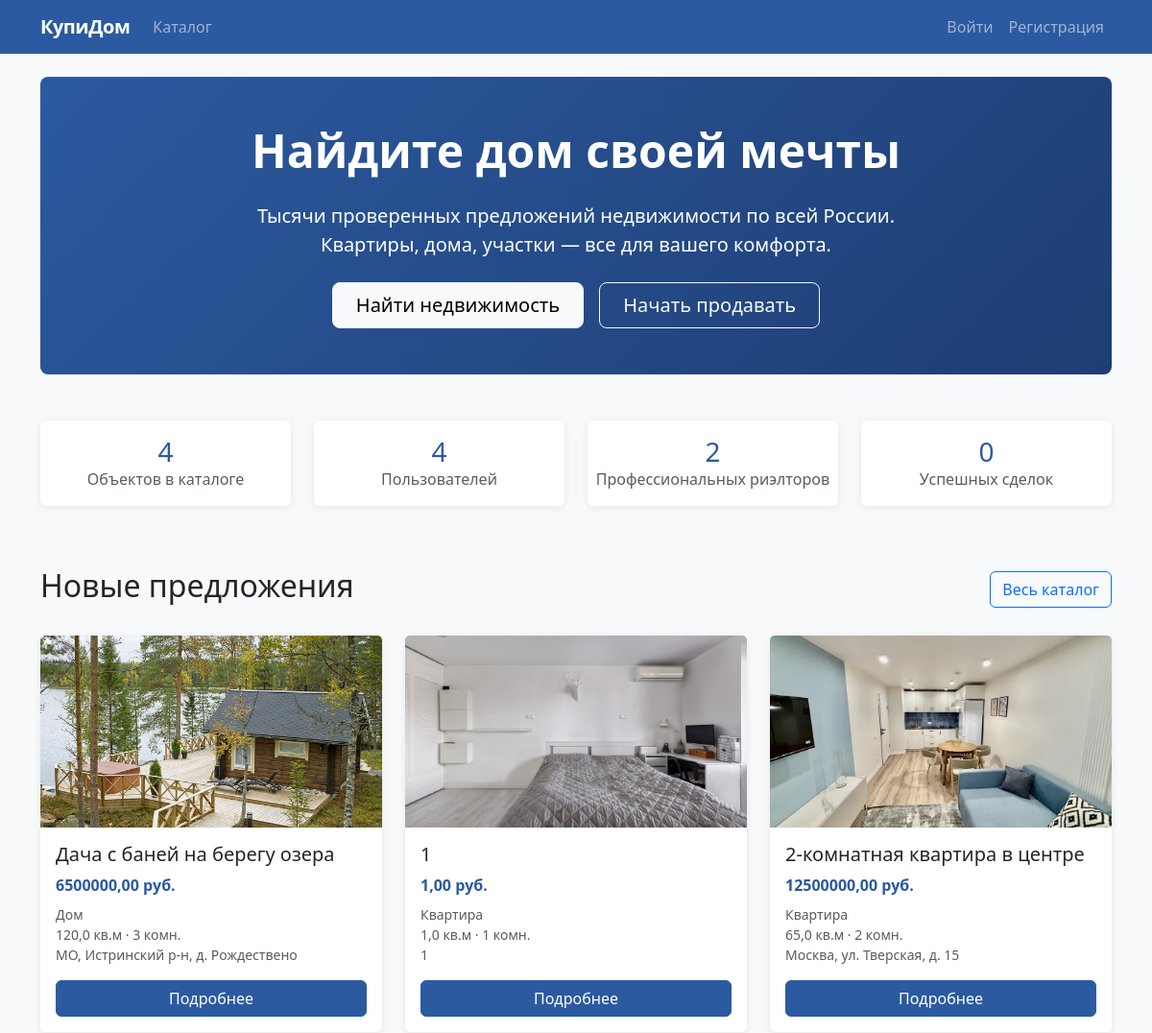
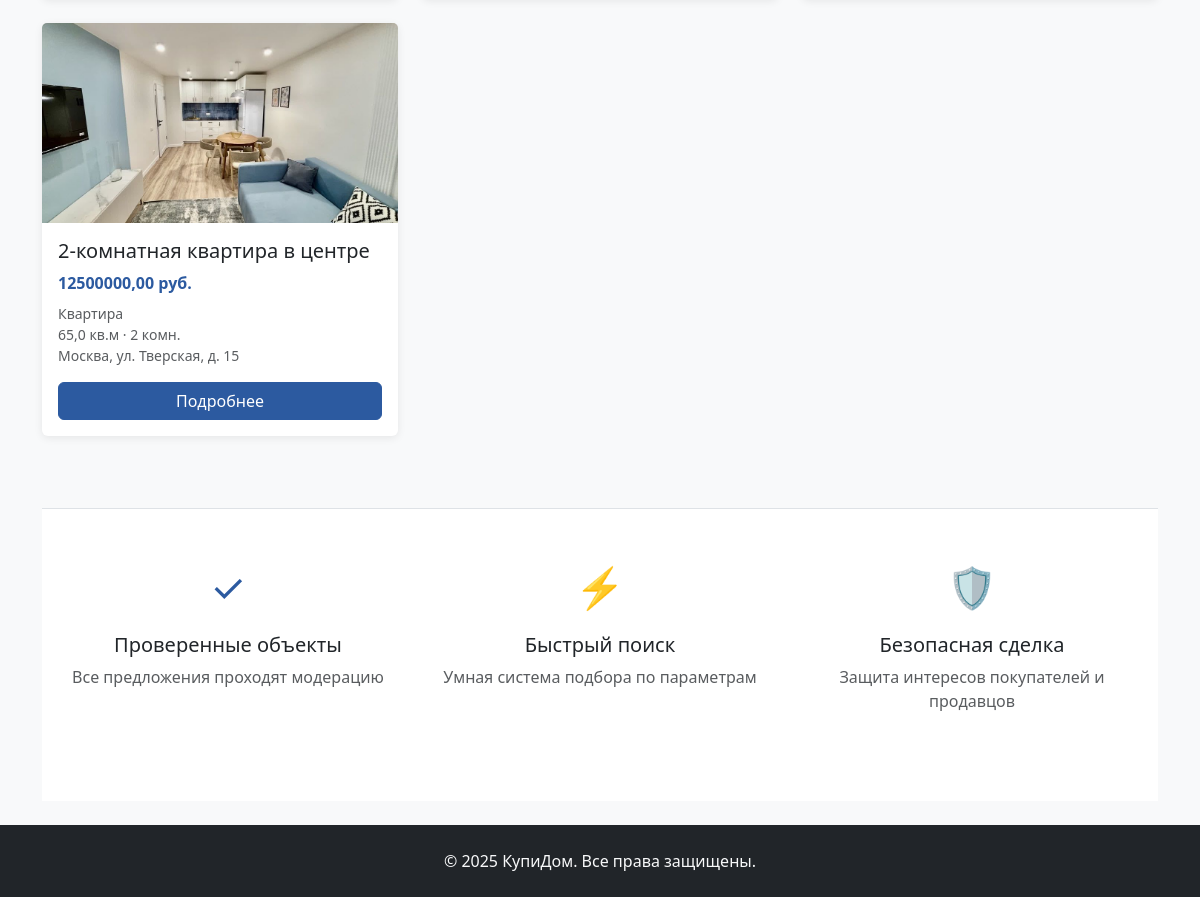
The page / on the database its author committed (2 pictures, top to bottom).
### realty/models.py (models this page shows, shortened)
class Property(models.Model):
    STATUS_CHOICES = (
        ('active', 'Актуально'),
        ('sold', 'Продано'),
        ('hidden', 'Скрыто'),
    )
    PROPERTY_TYPES = (
        ('apartment', 'Квартира'),
        ('house', 'Дом'),
        ('land', 'Земельный участок'),
        ('commercial', 'Коммерческая недвижимость'),
    )
    title = models.CharField('Название', max_length=200)
    description = models.TextField('Описание')
    price = models.DecimalField('Цена', max_digits=12, decimal_places=2)
    property_type = models.CharField('Тип недвижимости', max_length=20, choices=PROPERTY_TYPES)
    area = models.FloatField('Площадь (кв.м)')
    rooms = models.IntegerField('Количество комнат', blank=True, null=True)
    location = models.CharField('Местоположение', max_length=300)
    created_by = models.ForeignKey(CustomUser, on_delete=models.CASCADE, related_name='properties')
    status = models.CharField('Статус', max_length=10, choices=STATUS_CHOICES, default='active')
    views = models.IntegerField('Просмотры', default=0)
    created_at = models.DateTimeField(auto_now_add=True)
    updated_at = models.DateTimeField(auto_now=True)
    class Meta:
        verbose_name = 'Объект недвижимости'
        verbose_name_plural = 'Объекты недвижимости'
        ordering = ['-created_at']

class PropertyImage(models.Model):
    property = models.ForeignKey(Property, on_delete=models.CASCADE, related_name='images')
    image = models.ImageField('Изображение', upload_to='property_images/')
    is_main = models.BooleanField('Основное изображение', default=False)

### realty/views.py (the view)
# urls.py: path('', views.home, name='home'),
def home(request):
    properties = Property.objects.filter(status='active')[:6]
    properties_count = Property.objects.filter(status='active').count()
    users_count = CustomUser.objects.count()
    realtors_count = CustomUser.objects.filter(user_type='realtor').count()
    sold_count = Property.objects.filter(status='sold').count()
    return render(request, 'realty/home.html', {
        'properties': properties,
        'properties_count': properties_count,
        'users_count': users_count,
        'realtors_count': realtors_count,
        'sold_count': sold_count,
    })

### realty/templates/realty/home.html (shortened to what this page needs)
{% extends 'realty/base.html' %}
{% block content %}
<div class="hero-section bg-primary text-white py-5 mb-5 rounded-3">
    <div class="container">
        <div class="row align-items-center">
            <div class="col-lg-8 mx-auto text-center">
                <h1 class="display-5 fw-bold mb-4">Найдите дом своей мечты</h1>
                <p class="lead mb-4">Тысячи проверенных предложений недвижимости по всей России. Квартиры, дома, участки — все для вашего комфорта.</p>
                <div class="d-flex gap-3 justify-content-center flex-wrap">
                    <a href="{% url 'property_list' %}" class="btn btn-light btn-lg px-4">Найти недвижимость</a>
                    {% if user.is_authenticated %}
                    <a href="{% url 'property_create' %}" class="btn btn-outline-light btn-lg px-4">Продать недвижимость</a>
                    {% else %}
                    <a href="{% url 'register' %}" class="btn btn-outline-light btn-lg px-4">Начать продавать</a>
                    {% endif %}
                </div>
            </div>
        </div>
    </div>
</div>
<div class="row text-center mb-5">
    <div class="col-md-3 mb-3">
        <div class="card py-3">
            <h3 class="text-primary mb-0">{{ properties_count|default:"0" }}</h3>
            <p class="text-muted mb-0">Объектов в каталоге</p>
        </div>
    </div>
    <div class="col-md-3 mb-3">
        <div class="card py-3">
            <h3 class="text-primary mb-0">{{ users_count|default:"0" }}</h3>
            <p class="text-muted mb-0">Пользователей</p>
        </div>
    </div>
    <div class="col-md-3 mb-3">
        <div class="card py-3">
            <h3 class="text-primary mb-0">{{ realtors_count|default:"0" }}</h3>
            <p class="text-muted mb-0">Профессиональных риэлторов</p>
        </div>
    </div>
    <div class="col-md-3 mb-3">
        <div class="card py-3">
            <h3 class="text-primary mb-0">{{ sold_count|default:"0" }}</h3>
            <p class="text-muted mb-0">Успешных сделок</p>
        </div>
    </div>
</div>
<div class="mb-5">
    <div class="d-flex justify-content-between align-items-center mb-4">
        <h2 class="text-dark">Новые предложения</h2>
        <a href="{% url 'property_list' %}" class="btn btn-outline-primary">Весь каталог</a>
    </div>
    {% if properties %}
    <div class="row">
        {% for property in properties %}
        <div class="col-md-6 col-lg-4 mb-4">
            <div class="card h-100">
                {% with main_image=property.images.first %}
                    {% if main_image %}
                    <img src="{{ main_image.image.url }}" class="card-img-top" alt="{{ property.title }}" style="height: 200px; object-fit: cover;">
                    {% else %}
                    <div class="card-img-top bg-light d-flex align-items-center justify-content-center" style="height: 200px;">
                        <span class="text-muted">Нет изображения</span>
                    </div>
                    {% endif %}
                {% endwith %}
                <div class="card-body d-flex flex-column">
                    <h5 class="card-title text-dark">{{ property.title }}</h5>
                    <p class="card-text text-primary fw-bold mb-2">{{ property.price }} руб.</p>
                    <div class="text-muted small mb-3">
                        <div>{{ property.get_property_type_display }}</div>
                        <div>{{ property.area }} кв.м · {{ property.rooms }} комн.</div>
                        <div class="text-truncate">{{ property.location }}</div>
                    </div>
                    <a href="{% url 'property_detail' property.pk %}" class="btn btn-primary mt-auto">Подробнее</a>
                </div>
            </div>
        </div>
        {% endfor %}
    </div>
    {% endif %}
</div>
<div class="bg-white py-5 border-top">
    <div class="container">
        <div class="row text-center">
            <div class="col-lg-4 mb-4">
                <div class="text-primary mb-3" style="font-size: 2.5rem;">✓</div>
                <h5>Проверенные объекты</h5>
                <p class="text-muted">Все предложения проходят модерацию</p>
            </div>
            <div class="col-lg-4 mb-4">
                <div class="text-primary mb-3" style="font-size: 2.5rem;">⚡</div>
                <h5>Быстрый поиск</h5>
                <p class="text-muted">Умная система подбора по параметрам</p>
            </div>
            <div class="col-lg-4 mb-4">
                <div class="text-primary mb-3" style="font-size: 2.5rem;">🛡️</div>
                <h5>Безопасная сделка</h5>
                <p class="text-muted">Защита интересов покупателей и продавцов</p>
            </div>
        </div>
    </div>
</div>
{% endblock %}

### realty/templates/realty/base.html (style rules this page uses)
:root { --primary: #2c5aa0; --primary-dark: #1e3d72; --accent: #e74c3c; --dark: #34495e; --light: #f8f9fa; }
.bg-primary { background-color: var(--primary) !important; }
.btn-primary { background-color: var(--primary); border-color: var(--primary); }
.text-primary { color: var(--primary) !important; }
.card { border: none; box-shadow: 0 2px 8px rgba(0,0,0,0.08); transition: box-shadow 0.2s; }
html, body { height: 100%; }
body { display: flex; flex-direction: column; }

### realty/templates/realty/home.html (style rules this page uses)
.hero-section { background: linear-gradient(135deg, var(--primary) 0%, var(--primary-dark) 100%); }

### rows shown on the page
Property: images.first.image (picture), title "Дача с баней на берегу озера", price "6500000,00", property_type "Дом", area "120,0", rooms "3", location "МО, Истринский р-н, д. Рождествено"
Property: images.first.image (picture), title "1", price "1,00", property_type "Квартира", area "1,0", rooms "1", location "1"
Property: images.first.image (picture), title "2-комнатная квартира в центре", price "12500000,00", property_type "Квартира", area "65,0", rooms "2", location "Москва, ул. Тверская, д. 15"
Property: images.first.image (picture), title "2-комнатная квартира в центре", price "12500000,00", property_type "Квартира", area "65,0", rooms "2", location "Москва, ул. Тверская, д. 15"

### other values the page prints
{{ properties_count|default:"0" }} "4"
{{ users_count|default:"0" }} "4"
{{ realtors_count|default:"0" }} "2"
{{ sold_count|default:"0" }} "0"
